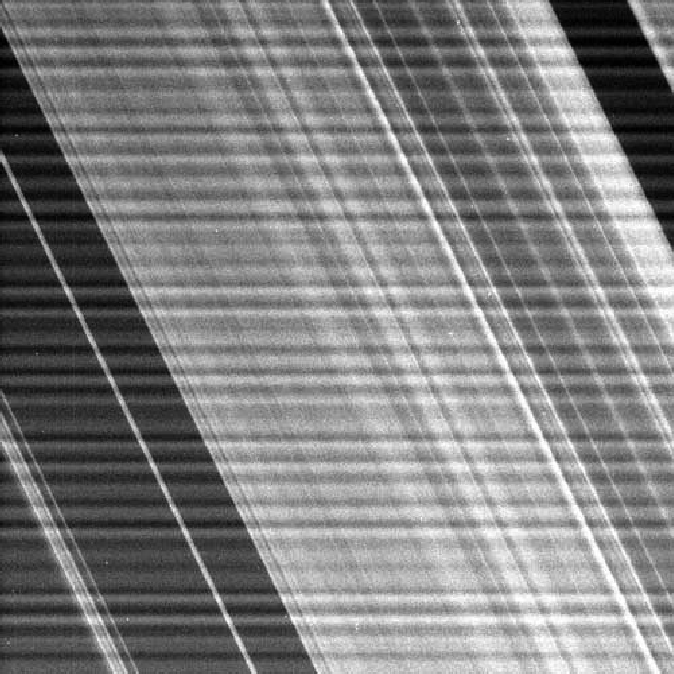
#> input picture Ex_Image_Processing/Ex6/anelli.tif, 674 x 674 px
$ python test_ex_6.py
#> lines starting #> are read from the running program, lines starting #| are printed output that depends on the picture
# -*- coding: utf-8 -*-
"""
Created on Wed Jun  7 17:38:36 2023

@author: nokia
"""

import numpy as np
import matplotlib.pyplot as plt
import scipy.ndimage as ndi
import skimage.io as io

plt.close('all')

"""
Filtraggio notch. L’immagine anelli.tif mostra una parte degli anelli
che circondano Saturno. Il rumore sinusoidale `e dovuto ad un segnale AC
sovrapposto a quello della fotocamera prima di digitalizzare l’immagine.
Tale interferenza `e semplice da rimuovere se si progetta un filtro notch i
n grado di cancellare il contributo del rumore. Calcolate quindi
la trasformata di Fourier dell’immagine, analizzatela, individuate
il contributo realtivo al segnale sinusoidale e cercate di eliminarlo
con il filtraggio.
"""

x = np.float32(io.imread('anelli.tif'))
#> x: shape (674, 674) float32; min 0, max 255, mean 127.9

plt.figure()
plt.title('Immagine originale')
plt.imshow(x, clim = [0,255], cmap = 'gray')


X = np.fft.fft2(x)
X = np.fft.fftshift(X)

plt.figure()
plt.title('Spettro Rumoroso')
plt.imshow(np.log(1+np.abs(X)), clim = None, cmap = 'gray', extent = (-0.5,+0.5,+0.5,-0.5))

M,N = x.shape
#> M = 674; N = 674
m = np.fft.fftshift(np.fft.fftfreq(M))
#> m = 674 values from -0.5 to 0.499
n = np.fft.fftshift(np.fft.fftfreq(N))
#> n = 674 values from -0.5 to 0.499

l,k = np.meshgrid(n,m)

H1 = 1-((k<-0.02) & (l > -0.01) & (l < 0.01))
H2 = 1-((k>0.02) & (l>-0.01) & (l < 0.01))

H = H1 & H2

Y = X * H

y = np.real(np.fft.ifft2(np.fft.ifftshift(Y)))
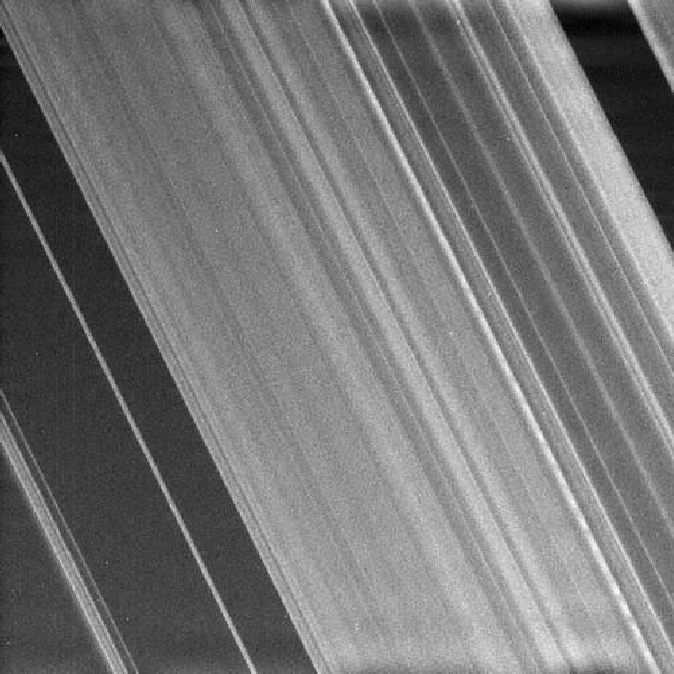
#> y: shape (674, 674) float64; min -10.03, max 285.5, mean 127.9; drawn with min black and max white

plt.figure()
plt.title('Spettro ripulito')
plt.imshow(np.abs(Y), clim = None, cmap = 'gray', extent = (-0.5,0.5,0.5,-0.5))

plt.figure()
plt.title('Immagine ripulita')
plt.imshow(y, clim = [0,255], cmap = 'gray')
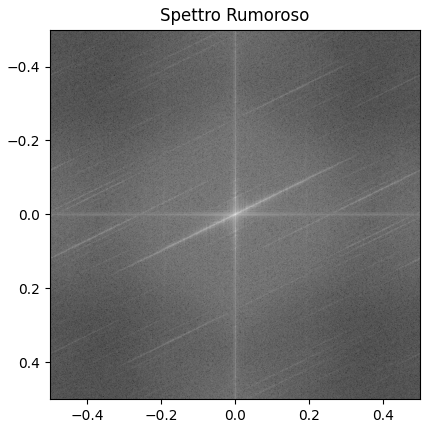
#> figure drawn by matplotlib, 1 panel
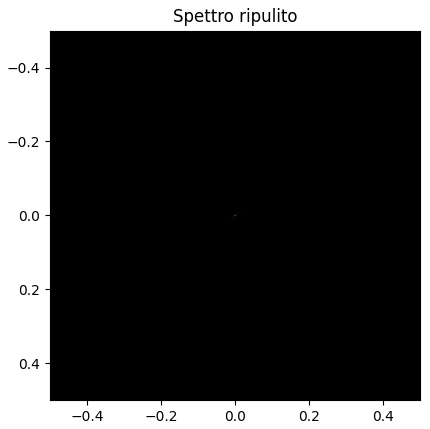
#> figure drawn by matplotlib, 1 panel

$ run again, with Ex_Image_Processing/Ex6/car.tif copied over Ex_Image_Processing/Ex6/anelli.tif
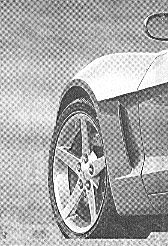
#> input picture Ex_Image_Processing/Ex6/car.tif, 168 x 246 px
#> `y = np.real(np.fft.ifft2(np.fft.ifftshift(Y)))`:
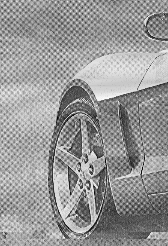
#> y: shape (246, 168) float64; min -15.34, max 295.7, mean 169.7; drawn with min black and max white
#> `plt.imshow(y, clim = [0,255], cmap = 'gray')`:
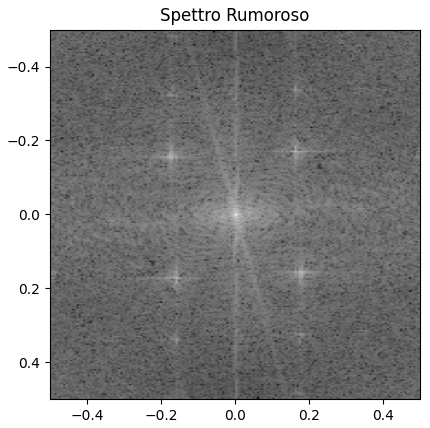
#> figure drawn by matplotlib, 1 panel

$ run again, with Ex_Image_Processing/Ex6/impronta.tif copied over Ex_Image_Processing/Ex6/anelli.tif
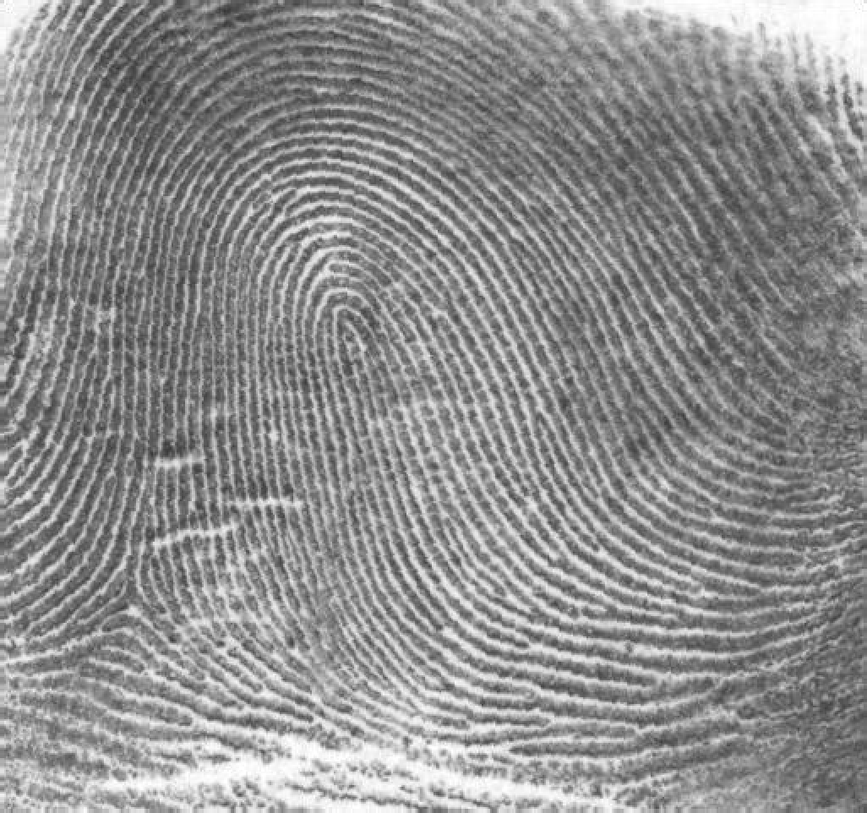
#> input picture Ex_Image_Processing/Ex6/impronta.tif, 867 x 813 px, shrunk from 1026 x 962 before the run
#> `y = np.real(np.fft.ifft2(np.fft.ifftshift(Y)))`:
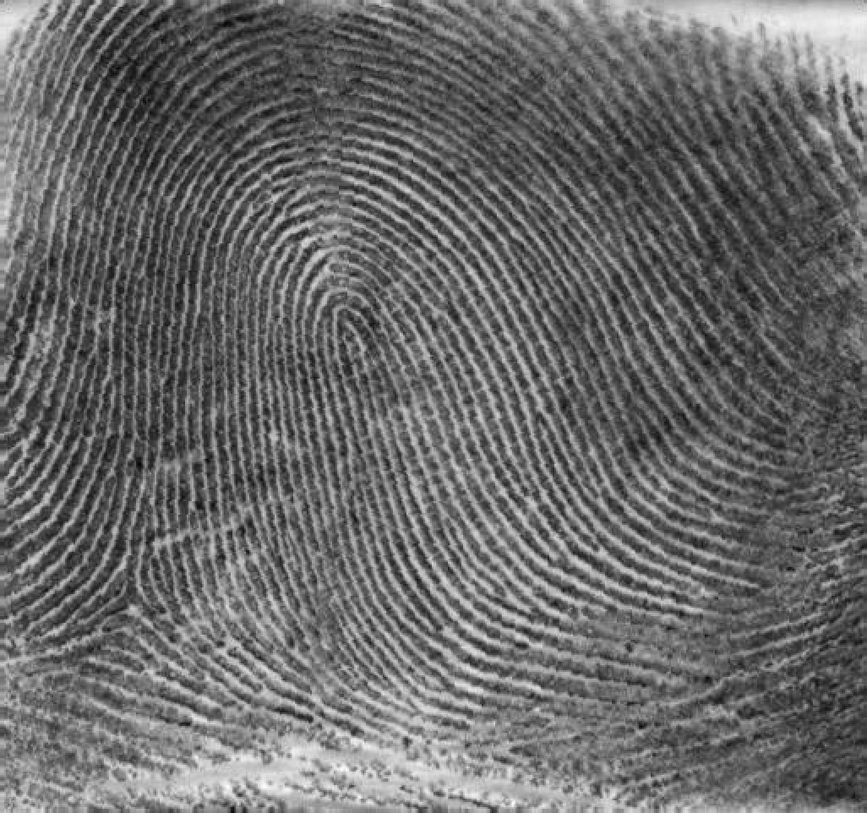
#> y: shape (813, 867) float64; min 43.91, max 280.7, mean 142.7; drawn with min black and max white
#> `plt.imshow(y, clim = [0,255], cmap = 'gray')`:
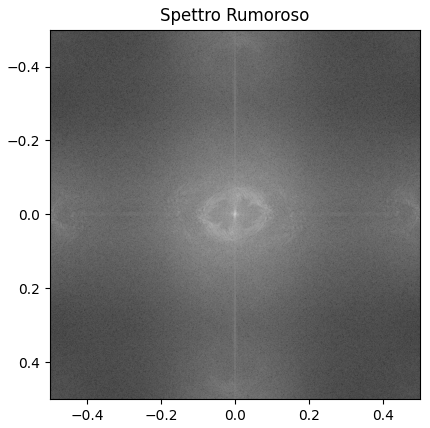
#> figure drawn by matplotlib, 1 panel

$ run again, with Ex_Image_Processing/Ex6/raggi.tif copied over Ex_Image_Processing/Ex6/anelli.tif
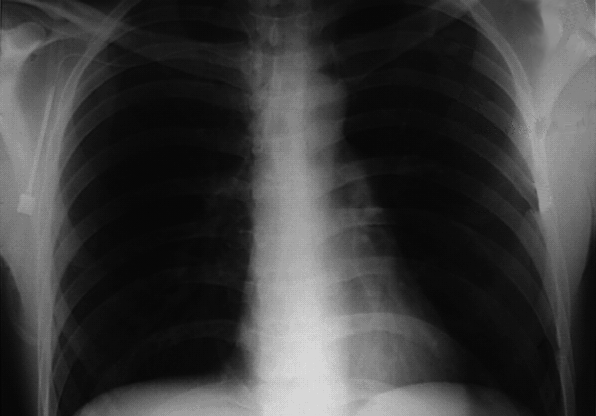
#> input picture Ex_Image_Processing/Ex6/raggi.tif, 596 x 416 px
#> `y = np.real(np.fft.ifft2(np.fft.ifftshift(Y)))`:
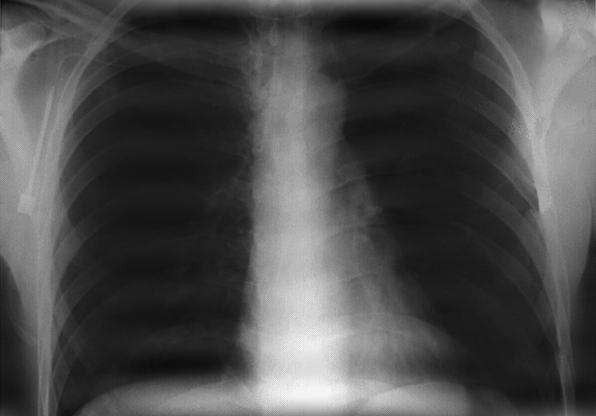
#> y: shape (416, 596) float64; min -18.54, max 241.1, mean 59.9; drawn with min black and max white
#> `plt.imshow(y, clim = [0,255], cmap = 'gray')`:
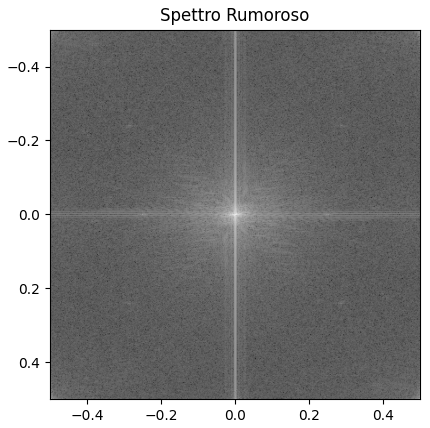
#> figure drawn by matplotlib, 1 panel
